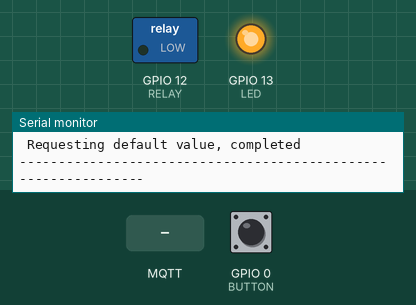
Recording of a sketch running on a simulated ESP8266 (NodeMCU). Shown: switched loads named in the sketch (green lamp = pin HIGH), output pins drawn as LEDs (lit = HIGH), the last lines printed to the serial monitor. The test bench sets the inputs (shaded band); at power-on: GPIO 0 (BUTTON) HIGH. WiFi joins after 1.5 s; servers stay silent unless stated; no MQTT or app messages arrive unless stated.

Above: at 2.7 s.
2.8 s: GPIO 0 (BUTTON) pulled LOW for 0.15 s
At 4.2 s:
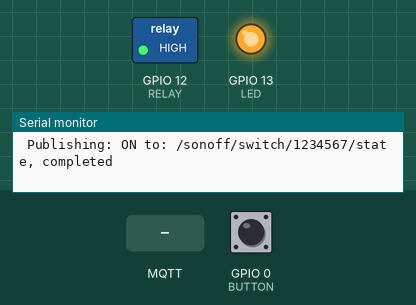
4.5 s: MQTT message "N" arrives on the first subscribed topic
At 5.7 s:
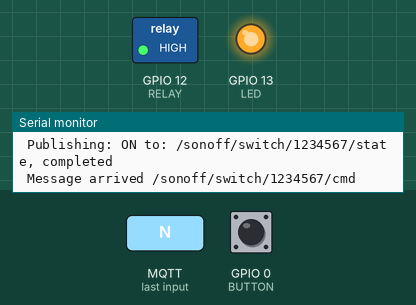
6.0 s: GPIO 0 (BUTTON) pulled LOW for 1 s
At 8.0 s:
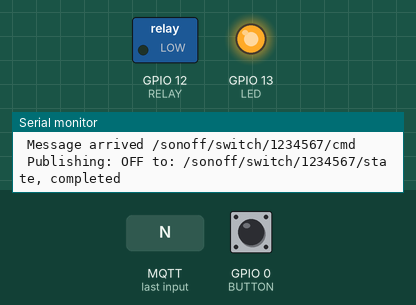
8.6 s: MQTT message "F" arrives on the first subscribed topic
At 8.9 s:
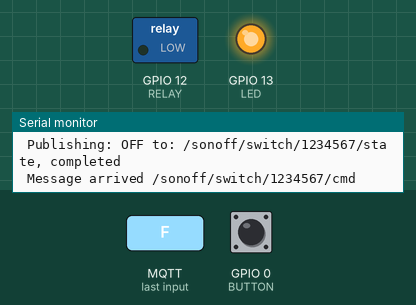
Timing chart, 0 to 11.1 s (numbered marks = the images above; inputs shaded):
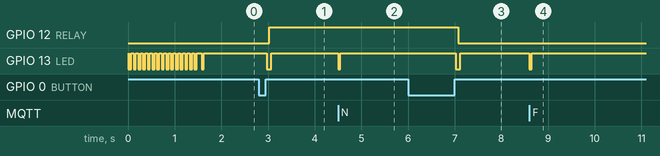

The sketch:

sonoff-switch.ino
```cpp
// (licence header left out)
#include <PubSubClient.h>
#include <ESP8266WiFi.h>
#include "Streaming.h"
#include <Ticker.h>

#define RELAY 12
#define LED 13
#define BUTTON 0

/* Configuration parameters */
const int ID = ESP.getChipId();                 // Device ID

const char* WIFI_SSID = "<WiFi>";               // WiFi Name
const char* WIFI_PASSWORD = "<Password>";       // WiFi Password

const char* MQTT_HOST = "<MQTT host>";          // MQTT Broker Host
const int   MQTT_PORT = 1883;                   // MQTT Port
const char* MQTT_USER = "<MQTT user>";          // MQTT User
const char* MQTT_PASSWORD = "<MQTT Password>";  // MQTT Password
const char* MQTT_TOPIC = "/sonoff/switch/";     // MQTT Topic

const int   CONNECTION_WAIT_TIME = 100;         // How long ESP8266 should wait before next attempt to connect to WiFi or MQTT Broker

char  mqttTopic[26];
Ticker btn_timer;
unsigned long pressedCount = 0;

WiFiClient esp;
PubSubClient client(esp);

void setup() {
  Serial.begin(115200);
  delay(10);
  client.setServer(MQTT_HOST, MQTT_PORT);
  client.setCallback(callbackMQTT);
  Serial.println();
  Serial << "---------------------------------------------------------------" << endl;
  Serial << " Initialization" << endl;
  pinMode(RELAY, OUTPUT);
  digitalWrite(RELAY, LOW);
  pinMode(LED, OUTPUT);
  digitalWrite(LED, HIGH);
  pinMode(BUTTON, INPUT_PULLUP);

  Serial << " Device ID: " << ID << endl;

  sprintf(mqttTopic, "%s%i", MQTT_TOPIC, ID);
  Serial << " Topic: " << mqttTopic << endl << endl;

  connectToWiFi();

  btn_timer.attach(0.05, button);
}

/* Blink LED, t defines for how long LED should be ON */
void blinkLED(int t=50) {
  if (digitalRead(LED)==HIGH) {
    digitalWrite(LED, LOW);
  }
  delay(t);
  digitalWrite(LED, HIGH);
}

/* Publishing state of the Relay to MQTT Broker */
void publishMessage() {
  char  tempString[33];
  sprintf(tempString,"%s/state", mqttTopic);
  Serial << " Publishing: ";

  if (digitalRead(RELAY)==LOW) {
    client.publish(tempString, "OFF");
    Serial << "OFF";
  } else {
      client.publish(tempString, "ON");
      Serial << "ON";
  }
  Serial << " to: " << tempString << ", completed" << endl;
  blinkLED();
}

/* Gets default value for the Relay. It should be implemented in your servce */
void getDefault() {
  char  tempString[31];
  sprintf(tempString,"%s/get", mqttTopic);
  Serial << endl << " Requesting default value";
  client.publish(tempString, "defaultState");
  Serial << ", completed" << endl;
  blinkLED();
  Serial << "---------------------------------------------------------------" << endl;
}

/* Set relay to ON */
void setON() {
  digitalWrite(RELAY, HIGH);
  publishMessage();
}

/* Set relay to OFF */
void setOFF() {
  digitalWrite(RELAY, LOW);
  publishMessage();
}

/* Connect to WiFI */
void connectToWiFi() {
  Serial << " Connecting to WiFI";
  WiFi.begin(WIFI_SSID, WIFI_PASSWORD);
  while (WiFi.status() != WL_CONNECTED) {
    blinkLED(CONNECTION_WAIT_TIME/2);
    delay(CONNECTION_WAIT_TIME/2);
    Serial << ".";
  }
  Serial.println();
  Serial << " - Connected to WiFi: " << WIFI_SSID << endl;
  Serial << " - IP address: " << WiFi.localIP()  << endl;
}

/* Connected to MQTT Broker */
void connectToMQTT() {
  char  tempString[33];
  sprintf(tempString,"Sonoff (ID: %i)",ID);
  while (!client.connected()) {
    Serial << endl << " Connecting to MQTT Broker";
    if (client.connect(tempString, MQTT_USER, MQTT_PASSWORD)) {
        Serial.println();
        Serial << " - Connected to MQTT Broker: " << MQTT_HOST << ":" << MQTT_PORT << endl;
        sprintf(tempString,"%s/cmd", mqttTopic);
        client.subscribe(tempString);
        getDefault();
    } else {
      Serial << ".";
      blinkLED(CONNECTION_WAIT_TIME/2);
      delay(CONNECTION_WAIT_TIME/2);
    }
  }
}

/* Callback of MQTT Broker, it listens for messages */
void callbackMQTT(char* topic, byte* payload, unsigned int length) {
  blinkLED();
  Serial << " Message arrived " <<  topic << endl;
  if (length>=6) {
    if((char)payload[5] == 'N') { // got turnON
      setON();
    } else if((char)payload[5] == 'F') { // got turnOFF
      setOFF();
    }  else if((char)payload[0] == 'r') { // got reportState
      publishMessage();
    }
  }
}

/* Button pressed method. Short changes relay state, long reboot device */
void button() {
  if (!digitalRead(BUTTON)) {
    pressedCount++;
  }
  else {
    if (pressedCount > 1 && pressedCount <= 50) {
      blinkLED();
      if (digitalRead(RELAY)==LOW) {
          setON();
      } else {
          setOFF();
      }
    }
    else if (pressedCount >50){
      Serial << endl << " Restarting...." << endl;
      ESP.restart();
    }
  pressedCount = 0;
  }
}


void loop() {
  if (!client.connected()) {
    connectToMQTT();
  }
  client.loop();
}
```

Measured:
- after the input at 2.8 s, GPIO 12 (RELAY): LOW → HIGH after 0.22 s; GPIO 13 (LED): HIGH → LOW after 0.17 s, → HIGH 0.10 s later
- after the input at 4.5 s, GPIO 13 (LED): HIGH → LOW at once, → HIGH 0.05 s later
- after the input at 6.0 s, GPIO 12 (RELAY): HIGH → LOW after 1.1 s; GPIO 13 (LED): HIGH → LOW after 1.0 s, → HIGH 0.10 s later
- after the input at 8.6 s, GPIO 13 (LED): HIGH → LOW at once, → HIGH 0.05 s later
- by itself, GPIO 13 (LED): alternates HIGH for 0.05 s and LOW for 0.05 s, 32 changes in all, then stays HIGH
